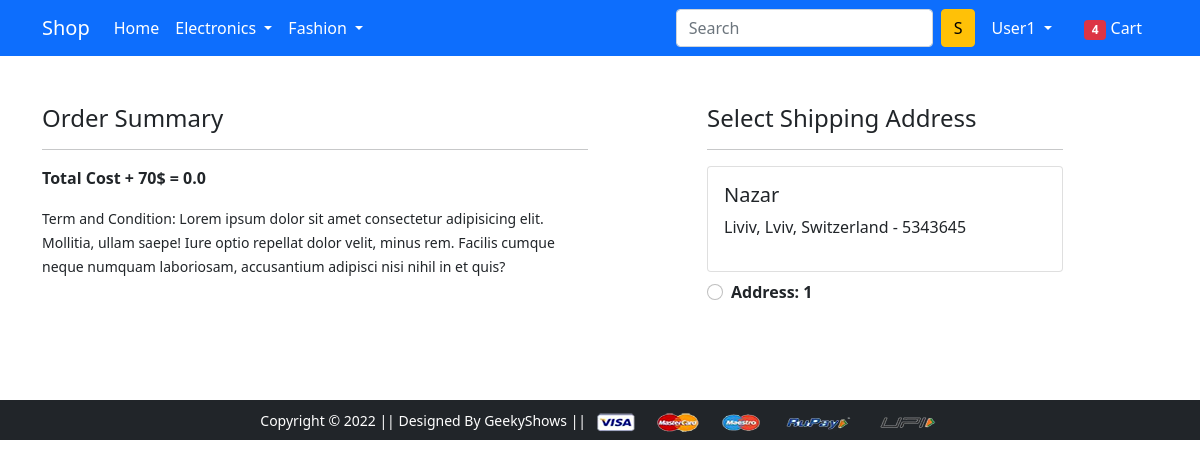
The app's page /checkout/ (signed in) with its own data.
### app/models.py (models this page shows, shortened)
class Customer(models.Model):
    user = models.ForeignKey(User, on_delete=models.CASCADE)
    name = models.CharField(max_length=200)
    locality = models.CharField(max_length=200)
    city = models.CharField(max_length=50)
    zipcode = models.IntegerField()
    state = models.CharField(choices=STATE_CHOICES, max_length=50)

### app/views.py (the view)
# urls.py: path('checkout/', views.checkout, name='checkout'),
@login_required
def checkout(request):
    user = request.user
    add = Customer.objects.filter(user=user)
    cart_items = Cart.objects.filter(user=user)
    amount = 0.0
    shipping_amount = 70.0
    totalamount = 0.0
    cart_product = [p for p in Cart.objects.all() if p.user == request.user]
    if cart_product:
        for p in cart_product:
            tempamount = (p.quantity * p.product.discounted_price)
            amount += tempamount
        totalamount = amount + shipping_amount
    return render(request, 'app/checkout.html', {'add':add, 'totalamount':totalamount, 'cart_items':cart_items})

### app/templates/app/checkout.html (shortened to what this page needs)
{% extends 'app/base.html' %}
{% load static %}
{% block main-content %}
<div class="container">
 <div class="row mt-5">
  <div class="col-sm-6">
    <h4>Order Summary</h4>
    <hr>
    <p class="fw-bold">Total Cost + 70$ = {{totalamount}}</p>
    <small>Term and Condition: Lorem ipsum dolor sit amet consectetur adipisicing elit. Mollitia, ullam saepe! Iure optio repellat dolor velit, minus rem. Facilis cumque neque numquam laboriosam, accusantium adipisci nisi nihil in et quis?</small>
  </div>
  <div class="col-sm-4 offset-sm-1">
    <h4>Select Shipping Address</h4>
    <hr>
    <form action="/paymentdone" id="myform">
    {% for ad in add %}
      <div class="card">
        <div class="card-body">
        <h5>{{ ad.name }}</h5>
        <p>{{ ad.locality }}, {{ ad.city }}, {{ ad.state }} - {{ ad.zipcode }}</p>
        </div>
      </div>
        <div class="form-check mt-2 mb-5">
          <input class="form-check-input" type="radio" name="custid" id="custadd{{forloop.counter}}" value="{{ ad.id }}">
          <label class="form-check-label fw-bold" for="custadd{{forloop.counter}}">
            Address: {{forloop.counter}} </label>
        </div>
    {% endfor %}
      </form>
    </div>
  </div>
</div>
{% endblock main-content %}

### app/templates/app/base.html (shortened to what this page needs)
<!doctype html>
{% load static %}
<html lang="en">
  <head>
    <link href="https://cdn.jsdelivr.net/npm/bootstrap@5.0.0-beta1/dist/css/bootstrap.min.css" rel="stylesheet">
    <link rel="stylesheet" href="{% static 'app/css/owl.carousel.min.css' %}">
    <link rel="stylesheet" href="{% static 'app/css/all.min.css' %}">
    <link rel="stylesheet" href="{% static 'app/css/style.css' %}">
  </head>
  <body>
    <nav class="navbar navbar-expand-lg navbar-dark bg-primary">
     <div class="container">
       <a class="navbar-brand" href="/">Shop</a>
       <div class="collapse navbar-collapse" id="navbarSupportedContent">
         <ul class="navbar-nav me-auto mb-2 mb-lg-0">
           <li class="nav-item">
             <a class="nav-link active" aria-current="page" href="/">Home</a>
           </li>
           <li class="nav-item dropdown">
             <a class="nav-link dropdown-toggle text-white" href="#" id="electronicsDropdown" role="button" data-bs-toggle="dropdown" aria-expanded="false">
               Electronics
             </a>
           </li>
           <li class="nav-item dropdown">
             <a class="nav-link dropdown-toggle text-white" href="#" id="fashionDropdown" role="button" data-bs-toggle="dropdown" aria-expanded="false">
               Fashion
             </a>
           </li>
         </ul>
         <form class="d-flex">
           <input class="form-control me-2" type="search" placeholder="Search" aria-label="Search">
           <button class="btn btn-warning" type="submit">S</button>
         </form>
         <div>
          <ul class="navbar-nav me-auto mb-2 mb-lg-0">
            {% if request.user.is_authenticated %}
            <li class="nav-item dropdown mx-2">
              <a class="nav-link dropdown-toggle text-white" href="#" id="profileDropdown" role="button" data-bs-toggle="dropdown" aria-expanded="false">
                {{request.user.username|capfirst}}
              </a>
            </li>
            <li class="nav-item mx-2">
             <a href="{% url 'showcart' %}" class="nav-link text-white"><span class="badge bg-danger">4</span> Cart </a>
            </li>
            {% endif %}
          </ul>
         </div>
       </div>
     </div>
    </nav>
    {% block main-content %} {% endblock main-content %}
    <footer class="container-fluid bg-dark text-center p-2 mt-5">
        <small class="text-white">Copyright &copy; 2022 || Designed By GeekyShows || </small>
        <img src="{% static 'app/images/payment.png' %}" alt="" srcset="" class="img-fluid" height="2px">
    </footer>
  </body>
</html>

### records on screen
Customer: name "Nazar", locality "Liviv", city "Lviv", state "Switzerland", zipcode "5343645"

### other values on screen
{{ request.user.username|capfirst }} "User1"
{{ totalamount }} "0.0"
